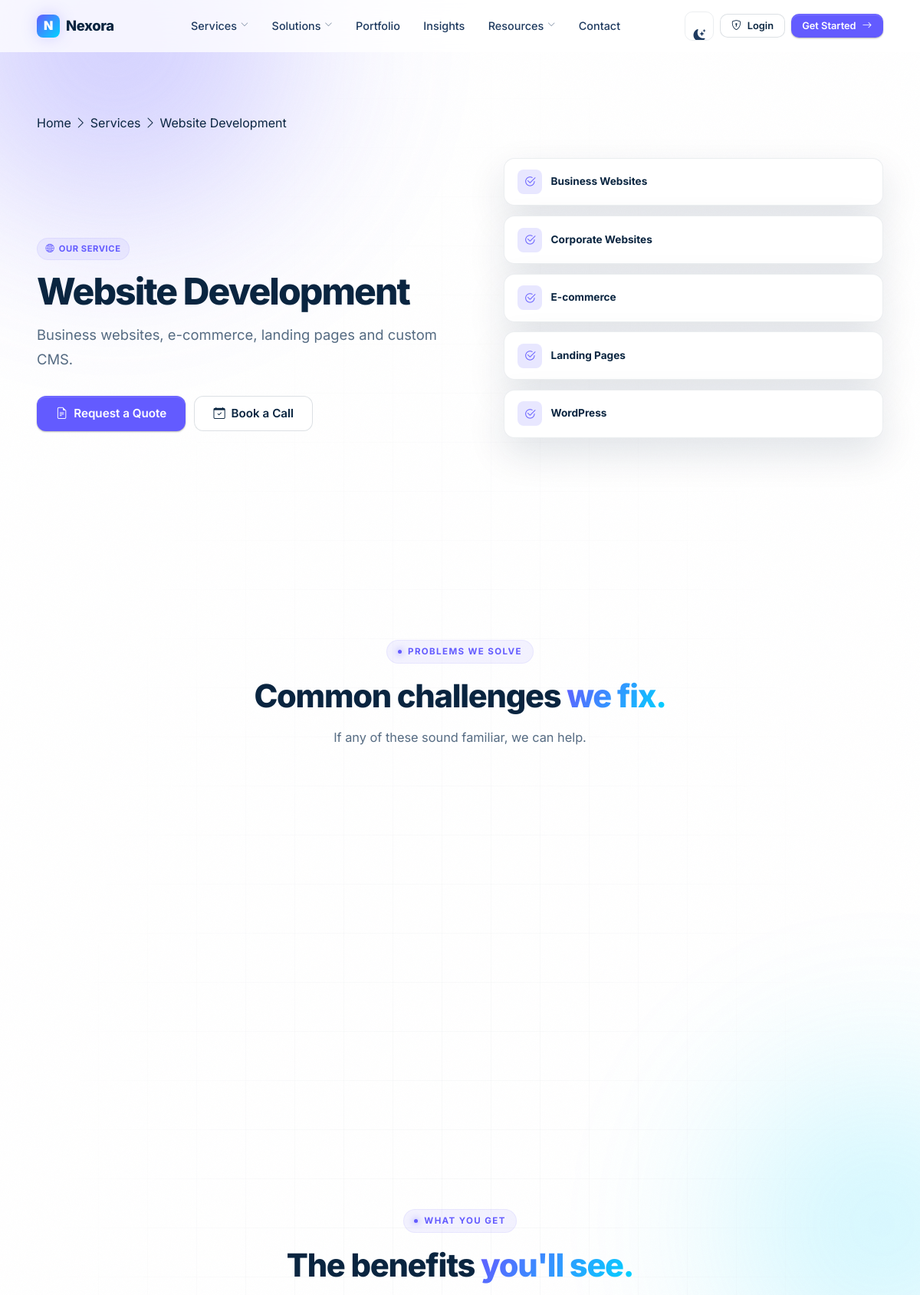
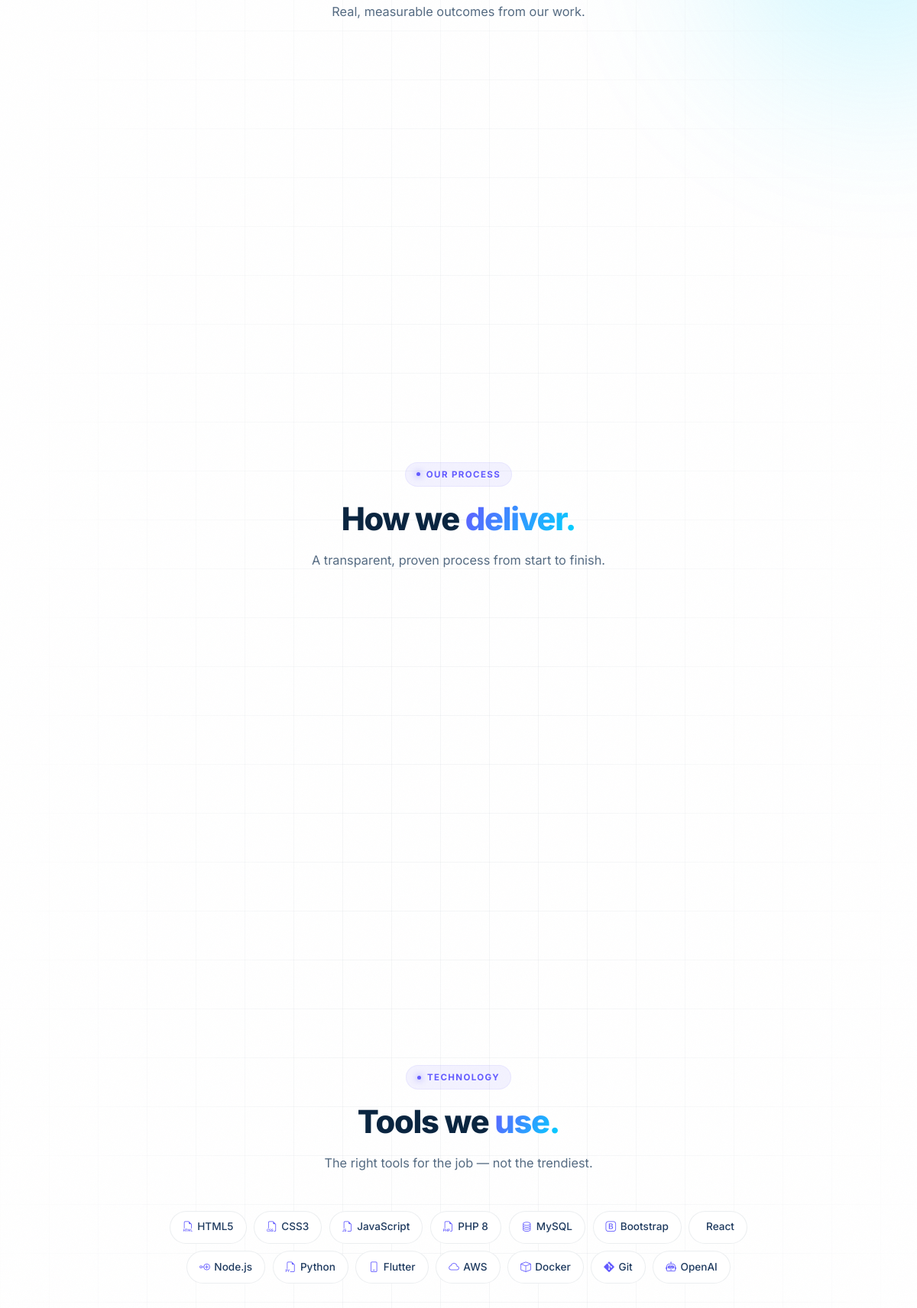
The app's page /service-detail.php?slug=web-development (upper part) with its own data (2 pictures, top to bottom).
### tables this page shows
CREATE TABLE services (
  id INT AUTO_INCREMENT PRIMARY KEY,
  slug VARCHAR(100) UNIQUE NOT NULL,
  title VARCHAR(150) NOT NULL,
  short_desc TEXT,
  icon VARCHAR(50),
  features TEXT,
  created_at TIMESTAMP DEFAULT CURRENT_TIMESTAMP
);

### includes/functions.php (called while the page is built, shortened)
<?php
if (!function_exists('e')) {
    function e($str) {
        return htmlspecialchars($str ?? '', ENT_QUOTES, 'UTF-8');
    }
}
if (!function_exists('feature_list')) {
    function feature_list($str) {
        return array_map('trim', explode(',', $str ?? ''));
    }
}
if (!function_exists('get_technologies')) {
    function get_technologies() {
        return [
            ['name'=>'HTML5','icon'=>'bi-filetype-html'],
            ['name'=>'CSS3','icon'=>'bi-filetype-css'],
            ['name'=>'JavaScript','icon'=>'bi-filetype-js'],
            ['name'=>'PHP 8','icon'=>'bi-filetype-php'],
            ['name'=>'MySQL','icon'=>'bi-database'],
            ['name'=>'Bootstrap','icon'=>'bi-bootstrap'],
            ['name'=>'React','icon'=>'bi-react'],
            ['name'=>'Node.js','icon'=>'bi-node-plus'],
            ['name'=>'Python','icon'=>'bi-filetype-py'],
            ['name'=>'Flutter','icon'=>'bi-phone'],
            ['name'=>'AWS','icon'=>'bi-cloud'],
            ['name'=>'Docker','icon'=>'bi-box'],
            ['name'=>'Git','icon'=>'bi-git'],
            ['name'=>'OpenAI','icon'=>'bi-robot'],
        ];
    }
}

### service-detail.php (the view, shortened to what this page needs)
<?php
require_once 'includes/config.php';
require_once 'includes/functions.php';
$slug = $_GET['slug'] ?? '';
$stmt = $pdo->prepare("SELECT * FROM services WHERE slug = ? LIMIT 1");
$stmt->execute([$slug]);
$service = $stmt->fetch();
$features = feature_list($service['features']);
$serviceIcons = [
    'web-development'      => 'bi-globe2',
    'software-development' => 'bi-cpu',
    'app-development'      => 'bi-phone',
    'ui-ux-design'         => 'bi-palette',
    'ai-automation'        => 'bi-robot',
    'cloud-infra'          => 'bi-cloud',
    'digital-marketing'    => 'bi-megaphone',
    'maintenance'          => 'bi-tools',
];
$serviceColors = [
    'web-development'      => 'var(--primary)',
    'software-development' => 'var(--cyan)',
    'app-development'      => 'var(--green)',
    'ui-ux-design'         => 'var(--yellow)',
    'ai-automation'        => 'var(--pink)',
    'cloud-infra'          => 'var(--primary)',
    'digital-marketing'    => 'var(--cyan)',
    'maintenance'          => 'var(--green)',
];
$heroIcon   = $serviceIcons[$slug] ?? 'bi-stars';
$heroColor  = $serviceColors[$slug] ?? 'var(--primary)';
include 'includes/header.php';
?>
<section class="hero" style="padding-bottom:2rem">
  <div class="container">
    <nav class="breadcrumb" style="justify-content:flex-start;margin-bottom:2rem">
      <a href="<?= BASE_URL ?>">Home</a>
      <i class="bi bi-chevron-right"></i>
      <a href="<?= BASE_URL ?>services.php">Services</a>
      <i class="bi bi-chevron-right"></i>
      <span><?= e($service['title']) ?></span>
    </nav>
    <div class="hero-grid">
      <div class="hero-content">
        <span class="badge badge-primary" style="margin-bottom:1rem">
          <i class="bi <?= $heroIcon ?>"></i> Our Service
        </span>
        <h1 style="font-size:clamp(2rem,4vw,3rem);margin-bottom:1rem">
          <?= e($service['title']) ?>
        </h1>
        <p class="lead" style="margin-bottom:2rem">
          <?= e($service['short_desc']) ?>
        </p>
        <div class="hero-cta">
          <a href="<?= BASE_URL ?>request-quote.php?service=<?= e($service['slug']) ?>" class="btn btn-primary btn-lg">
            <i class="bi bi-file-earmark-text"></i> Request a Quote
          </a>
          <a href="<?= BASE_URL ?>book-consultation.php" class="btn btn-ghost btn-lg">
            <i class="bi bi-calendar-check"></i> Book a Call
          </a>
        </div>
      </div>
      <div class="hero-visual">
        <?php foreach (array_slice($features, 0, 5) as $fi => $f): ?>
          <div class="float-card" style="position:relative;top:auto;left:auto;right:auto;bottom:auto;animation-delay:<?= $fi * 0.3 ?>s;margin-bottom:0.8rem;width:100%">
            <i class="bi bi-check2-circle" style="background:color-mix(in srgb, <?= $heroColor ?> 15%, transparent);color:<?= $heroColor ?>"></i>
            <div>
              <strong><?= e($f) ?></strong>
            </div>
          </div>
        <?php endforeach; ?>
      </div>
    </div>
  </div>
</section>
<section class="section">
  <div class="container">
    <div class="section-head center">
      <span class="eyebrow">Problems we solve</span>
      <h2 class="section-title">Common challenges <span class="gradient-text">we fix.</span></h2>
      <p class="section-sub">If any of these sound familiar, we can help.</p>
    </div>
    <div class="grid-2">
    </div>
  </div>
</section>
<section class="section">
  <div class="container">
    <div class="section-head center">
      <span class="eyebrow">What you get</span>
      <h2 class="section-title">The benefits <span class="gradient-text">you'll see.</span></h2>
      <p class="section-sub">Real, measurable outcomes from our work.</p>
    </div>
    <div class="grid-2">
    </div>
  </div>
</section>
<section class="section">
  <div class="container">
    <div class="section-head center">
      <span class="eyebrow">Our process</span>
      <h2 class="section-title">How we <span class="gradient-text">deliver.</span></h2>
      <p class="section-sub">A transparent, proven process from start to finish.</p>
    </div>
    <div class="grid-4">
    </div>
  </div>
</section>
<section class="section">
  <div class="container">
    <div class="section-head center">
      <span class="eyebrow">Technology</span>
      <h2 class="section-title">Tools we <span class="gradient-text">use.</span></h2>
      <p class="section-sub">The right tools for the job — not the trendiest.</p>
    </div>
    <div style="display:flex;flex-wrap:wrap;gap:0.6rem;justify-content:center;max-width:800px;margin:0 auto">
      <?php foreach (get_technologies() as $t): ?>
        <span class="chip" style="padding:0.6rem 1rem;font-size:0.85rem">
          <i class="bi <?= e($t['icon']) ?>" style="color:var(--primary)"></i>
          <?= e($t['name']) ?>
        </span>
      <?php endforeach; ?>
    </div>
  </div>
</section>
<?php include 'includes/footer.php'; ?>

### records on screen
services: title "Website Development", short_desc "Business websites, e-commerce, landing pages and custom CMS.", features "Business Websites", features "Corporate Websites", features "E-commerce", features "Landing Pages", features "WordPress"

### other values on screen
$t['name'] "HTML5"
$t['name'] "CSS3"
$t['name'] "JavaScript"
$t['name'] "PHP 8"
$t['name'] "MySQL"
$t['name'] "Bootstrap"
$t['name'] "React"
$t['name'] "Node.js"
$t['name'] "Python"
$t['name'] "Flutter"
$t['name'] "AWS"
$t['name'] "Docker"
$t['name'] "Git"
$t['name'] "OpenAI"
